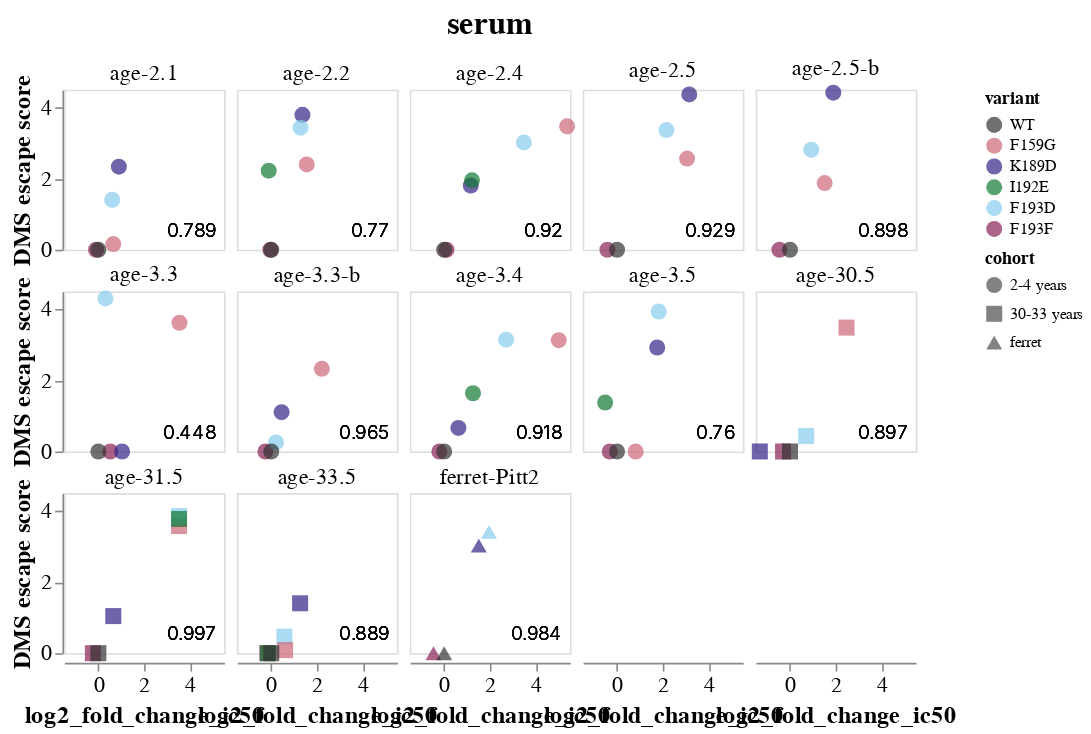

Notebook code cell kept with this figure:
### Markdown cell above
### Plot correlations for each independent serum

### Code cell
corrs = (
    alt.Chart()
    .mark_point(filled=True, size=100)
    .encode(
        x=alt.X(ic_col, title=ic_col),
        y=alt.Y('escape', title='DMS escape score'),
        color=alt.Color('variant:N', scale=alt.Scale(range=custom_color_scheme, domain=variant_order)),
        shape=alt.Shape('cohort:N'),
        tooltip=['variant', 'serum', ic_col, 'escape']
    )
    .properties(
        title=serum,
        width=100,
        height=100
    )
)

r_text = alt.Chart().mark_text(
    align='right',
    baseline='bottom',
    fontSize=12,
    fontWeight=300
).encode(
    x=alt.value(95),
    y=alt.value(95),
    text='r:N'
)



# faceted_corrs = alt.layer(
#     corrs, data=corr_df
# ).facet(
#     facet='serum:N',
#     columns=4,
#     title=None
# )


faceted_corrs = alt.layer(
    corrs, r_text, data=corr_df, 
).facet(
    facet=alt.Facet(
        'serum:N',
        header=alt.Header(
            titleFontSize=20,
            labelFontSize=14,
            labelPadding=3
    )
    ),
    spacing=1,
    columns=5
).configure_axis(
    grid=False,
    labelFontSize=14,
    titleFontSize=15,
)

faceted_corrs.save(
    'figures/validation_correlations/figure_4/perth09_faceted-corrs_ic50.png',
    scale_factor=2.0
)

faceted_corrs

### Figure 1 — Vega-Lite specification as saved in the notebook (floating-point values rounded to 4 significant figures)
{"config": {"view": {"continuousWidth": 300, "continuousHeight": 300}, "axis": {"grid": false, "labelFontSize": 14, "titleFontSize": 15}}, "data": {"name": "data-aa7a7996fa737451637c50c999c311a3"}, "facet": {"field": "serum", "header": {"labelFontSize": 14, "labelPadding": 3, "titleFontSize": 20}, "type": "nominal"}, "spec": {"layer": [{"mark": {"type": "point", "filled": true, "size": 100}, "encoding": {"color": {"field": "variant", "scale": {"domain": ["WT", "F159G", "K189D", "I192E", "F193D", "F193F"], "range": ["#333333", "#CC6677", "#332288", "#117733", "#88CCEE", "#882255", "#44AA99", "#DDCC77", "#999933", "#AA4499"]}, "type": "nominal"}, "shape": {"field": "cohort", "type": "nominal"}, "tooltip": [{"field": "variant", "type": "nominal"}, {"field": "serum", "type": "nominal"}, {"field": "log2_fold_change_ic50", "type": "quantitative"}, {"field": "escape", "type": "quantitative"}], "x": {"field": "log2_fold_change_ic50", "title": "log2_fold_change_ic50", "type": "quantitative"}, "y": {"field": "escape", "title": "DMS escape score", "type": "quantitative"}}, "title": "ferret-Pitt2"}, {"mark": {"type": "text", "align": "right", "baseline": "bottom", "fontSize": 12, "fontWeight": 300}, "encoding": {"text": {"field": "r", "type": "nominal"}, "x": {"value": 95}, "y": {"value": 95}}}], "height": 100, "width": 100}, "columns": 5, "spacing": 1, "$schema": "https://vega.github.io/schema/vega-lite/v5.8.0.json", "datasets": {"data-aa7a7996fa737451637c50c999c311a3": [{"serum": "age-2.1", "variant": "F193F", "log2_fold_change_ic50": -0.1009, "escape": 0.0, "cohort": "2-4 years", "r": 0.789}, {"serum": "age-2.1", "variant": "K189D", "log2_fold_change_ic50": 0.8984, "escape": 2.336, "cohort": "2-4 years", "r": 0.789}, {"serum": "age-2.1", "variant": "F193D", "log2_fold_change_ic50": 0.6063, "escape": 1.402, "cohort": "2-4 years", "r": 0.789}, {"serum": "age-2.1", "variant": "F159G", "log2_fold_change_ic50": 0.6534, "escape": 0.1604, "cohort": "2-4 years", "r": 0.789}, {"serum": "age-2.2", "variant": "F193F", "log2_fold_change_ic50": -0.03878, "escape": 0.0, "cohort": "2-4 years", "r": 0.77}, {"serum": "age-2.2", "variant": "K189D", "log2_fold_change_ic50": 1.364, "escape": 3.793, "cohort": "2-4 years", "r": 0.77}, {"serum": "age-2.2", "variant": "F193D", "log2_fold_change_ic50": 1.279, "escape": 3.431, "cohort": "2-4 years", "r": 0.77}, {"serum": "age-2.2", "variant": "F159G", "log2_fold_change_ic50": 1.553, "escape": 2.399, "cohort": "2-4 years", "r": 0.77}, {"serum": "age-2.2", "variant": "I192E", "log2_fold_change_ic50": -0.1118, "escape": 2.224, "cohort": "2-4 years", "r": 0.77}, {"serum": "age-2.4", "variant": "F193F", "log2_fold_change_ic50": 0.09891, "escape": 0.0, "cohort": "2-4 years", "r": 0.92}, {"serum": "age-2.4", "variant": "F159G", "log2_fold_change_ic50": 5.376, "escape": 3.468, "cohort": "2-4 years", "r": 0.92}, {"serum": "age-2.4", "variant": "F193D", "log2_fold_change_ic50": 3.484, "escape": 3.016, "cohort": "2-4 years", "r": 0.92}, {"serum": "age-2.4", "variant": "K189D", "log2_fold_change_ic50": 1.164, "escape": 1.803, "cohort": "2-4 years", "r": 0.92}, {"serum": "age-2.4", "variant": "I192E", "log2_fold_change_ic50": 1.216, "escape": 1.952, "cohort": "2-4 years", "r": 0.92}, {"serum": "age-2.5", "variant": "F193F", "log2_fold_change_ic50": -0.4228, "escape": 0.0, "cohort": "2-4 years", "r": 0.929}, {"serum": "age-2.5", "variant": "K189D", "log2_fold_change_ic50": 3.158, "escape": 4.367, "cohort": "2-4 years", "r": 0.929}, {"serum": "age-2.5", "variant": "F193D", "log2_fold_change_ic50": 2.158, "escape": 3.365, "cohort": "2-4 years", "r": 0.929}, {"serum": "age-2.5", "variant": "F159G", "log2_fold_change_ic50": 3.06, "escape": 2.562, "cohort": "2-4 years", "r": 0.929}, {"serum": "age-2.5-b", "variant": "F193F", "log2_fold_change_ic50": -0.4628, "escape": 0.0, "cohort": "2-4 years", "r": 0.898}, {"serum": "age-2.5-b", "variant": "F159G", "log2_fold_change_ic50": 1.514, "escape": 1.874, "cohort": "2-4 years", "r": 0.898}, {"serum": "age-2.5-b", "variant": "K189D", "log2_fold_change_ic50": 1.893, "escape": 4.415, "cohort": "2-4 years", "r": 0.898}, {"serum": "age-2.5-b", "variant": "F193D", "log2_fold_change_ic50": 0.931, "escape": 2.81, "cohort": "2-4 years", "r": 0.898}, {"serum": "age-3.3", "variant": "F193F", "log2_fold_change_ic50": 0.5217, "escape": 0.0, "cohort": "2-4 years", "r": 0.448}, {"serum": "age-3.3", "variant": "F159G", "log2_fold_change_ic50": 3.547, "escape": 3.619, "cohort": "2-4 years", "r": 0.448}, {"serum": "age-3.3", "variant": "K189D", "log2_fold_change_ic50": 1.039, "escape": 0.0, "cohort": "2-4 years", "r": 0.448}, {"serum": "age-3.3", "variant": "F193D", "log2_fold_change_ic50": 0.3103, "escape": 4.302, "cohort": "2-4 years", "r": 0.448}, {"serum": "age-3.3-b", "variant": "F193F", "log2_fold_change_ic50": -0.2552, "escape": 0.0, "cohort": "2-4 years", "r": 0.965}, {"serum": "age-3.3-b", "variant": "F159G", "log2_fold_change_ic50": 2.211, "escape": 2.323, "cohort": "2-4 years", "r": 0.965}, {"serum": "age-3.3-b", "variant": "K189D", "log2_fold_change_ic50": 0.4526, "escape": 1.105, "cohort": "2-4 years", "r": 0.965}, {"serum": "age-3.3-b", "variant": "F193D", "log2_fold_change_ic50": 0.2079, "escape": 0.2549, "cohort": "2-4 years", "r": 0.965}, {"serum": "age-3.4", "variant": "F193F", "log2_fold_change_ic50": -0.2092, "escape": 0.0, "cohort": "2-4 years", "r": 0.918}, {"serum": "age-3.4", "variant": "F159G", "log2_fold_change_ic50": 5.01, "escape": 3.128, "cohort": "2-4 years", "r": 0.918}, {"serum": "age-3.4", "variant": "F193D", "log2_fold_change_ic50": 2.71, "escape": 3.143, "cohort": "2-4 years", "r": 0.918}, {"serum": "age-3.4", "variant": "K189D", "log2_fold_change_ic50": 0.6229, "escape": 0.6625, "cohort": "2-4 years", "r": 0.918}, {"serum": "age-3.4", "variant": "I192E", "log2_fold_change_ic50": 1.261, "escape": 1.636, "cohort": "2-4 years", "r": 0.918}, {"serum": "age-3.5", "variant": "F193F", "log2_fold_change_ic50": -0.3191, "escape": 0.0, "cohort": "2-4 years", "r": 0.76}, {"serum": "age-3.5", "variant": "K189D", "log2_fold_change_ic50": 1.755, "escape": 2.922, "cohort": "2-4 years", "r": 0.76}, {"serum": "age-3.5", "variant": "F193D", "log2_fold_change_ic50": 1.82, "escape": 3.935, "cohort": "2-4 years", "r": 0.76}, {"serum": "age-3.5", "variant": "F159G", "log2_fold_change_ic50": 0.8136, "escape": 0.0, "cohort": "2-4 years", "r": 0.76}, {"serum": "age-3.5", "variant": "I192E", "log2_fold_change_ic50": -0.5205, "escape": 1.376, "cohort": "2-4 years", "r": 0.76}, {"serum": "age-30.5", "variant": "F193F", "log2_fold_change_ic50": -0.3032, "escape": 0.0, "cohort": "30-33 years", "r": 0.897}, {"serum": "age-30.5", "variant": "F159G", "log2_fold_change_ic50": 2.472, "escape": 3.482, "cohort": "30-33 years", "r": 0.897}, {"serum": "age-30.5", "variant": "K189D", "log2_fold_change_ic50": -1.319, "escape": 0.0, "cohort": "30-33 years", "r": 0.897}, {"serum": "age-30.5", "variant": "F193D", "log2_fold_change_ic50": 0.7081, "escape": 0.4366, "cohort": "30-33 years", "r": 0.897}, {"serum": "age-31.5", "variant": "F193F", "log2_fold_change_ic50": -0.2394, "escape": 0.0, "cohort": "30-33 years", "r": 0.997}, {"serum": "age-31.5", "variant": "F159G", "log2_fold_change_ic50": 3.529, "escape": 3.574, "cohort": "30-33 years", "r": 0.997}, {"serum": "age-31.5", "variant": "K189D", "log2_fold_change_ic50": 0.6527, "escape": 1.043, "cohort": "30-33 years", "r": 0.997}, {"serum": "age-31.5", "variant": "F193D", "log2_fold_change_ic50": 3.529, "escape": 3.857, "cohort": "30-33 years", "r": 0.997}, {"serum": "age-31.5", "variant": "I192E", "log2_fold_change_ic50": 3.529, "escape": 3.774, "cohort": "30-33 years", "r": 0.997}, {"serum": "age-33.5", "variant": "F193F", "log2_fold_change_ic50": -0.1717, "escape": 0.0, "cohort": "30-33 years", "r": 0.889}, {"serum": "age-33.5", "variant": "K189D", "log2_fold_change_ic50": 1.262, "escape": 1.403, "cohort": "30-33 years", "r": 0.889}, {"serum": "age-33.5", "variant": "F193D", "log2_fold_change_ic50": 0.5759, "escape": 0.466, "cohort": "30-33 years", "r": 0.889}, {"serum": "age-33.5", "variant": "F159G", "log2_fold_change_ic50": 0.6068, "escape": 0.08695, "cohort": "30-33 years", "r": 0.889}, {"serum": "age-33.5", "variant": "I192E", "log2_fold_change_ic50": -0.1446, "escape": 0.0, "cohort": "30-33 years", "r": 0.889}, {"serum": "ferret-Pitt2", "variant": "F193F", "log2_fold_change_ic50": -0.4649, "escape": 0.0, "cohort": "ferret", "r": 0.984}, {"serum": "ferret-Pitt2", "variant": "K189D", "log2_fold_change_ic50": 1.514, "escape": 3.023, "cohort": "ferret", "r": 0.984}, {"serum": "ferret-Pitt2", "variant": "F193D", "log2_fold_change_ic50": 1.96, "escape": 3.411, "cohort": "ferret", "r": 0.984}, {"serum": "age-2.1", "variant": "WT", "log2_fold_change_ic50": 0, "escape": 0, "cohort": "2-4 years", "r": 0.789}, {"serum": "age-2.2", "variant": "WT", "log2_fold_change_ic50": 0, "escape": 0, "cohort": "2-4 years", "r": 0.77}, {"serum": "age-2.4", "variant": "WT", "log2_fold_change_ic50": 0, "escape": 0, "cohort": "2-4 years", "r": 0.92}, {"serum": "age-2.5", "variant": "WT", "log2_fold_change_ic50": 0, "escape": 0, "cohort": "2-4 years", "r": 0.929}, {"serum": "age-2.5-b", "variant": "WT", "log2_fold_change_ic50": 0, "escape": 0, "cohort": "2-4 years", "r": 0.898}, {"serum": "age-3.3", "variant": "WT", "log2_fold_change_ic50": 0, "escape": 0, "cohort": "2-4 years", "r": 0.448}, {"serum": "age-3.3-b", "variant": "WT", "log2_fold_change_ic50": 0, "escape": 0, "cohort": "2-4 years", "r": 0.965}, {"serum": "age-3.4", "variant": "WT", "log2_fold_change_ic50": 0, "escape": 0, "cohort": "2-4 years", "r": 0.918}, {"serum": "age-3.5", "variant": "WT", "log2_fold_change_ic50": 0, "escape": 0, "cohort": "2-4 years", "r": 0.76}, {"serum": "age-30.5", "variant": "WT", "log2_fold_change_ic50": 0, "escape": 0, "cohort": "30-33 years", "r": 0.897}, {"serum": "age-31.5", "variant": "WT", "log2_fold_change_ic50": 0, "escape": 0, "cohort": "30-33 years", "r": 0.997}, {"serum": "age-33.5", "variant": "WT", "log2_fold_change_ic50": 0, "escape": 0, "cohort": "30-33 years", "r": 0.889}, {"serum": "ferret-Pitt2", "variant": "WT", "log2_fold_change_ic50": 0, "escape": 0, "cohort": "ferret", "r": 0.984}]}}
